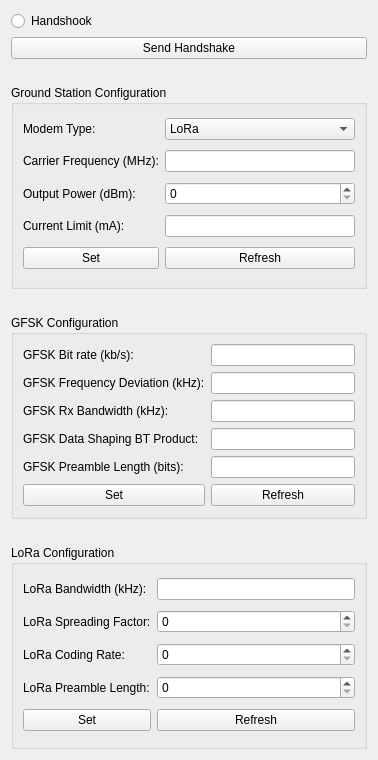
          <widget class="QWidget" name="scrollAreaWidgetContents_2">
           <property name="geometry">
            <rect>
             <x>212</x>
             <y>0</y>
             <width>378</width>
             <height>760</height>
            </rect>
           </property>
           <property name="sizePolicy">
            <sizepolicy hsizetype="Fixed" vsizetype="Fixed">
             <horstretch>0</horstretch>
             <verstretch>0</verstretch>
            </sizepolicy>
           </property>
           <layout class="QGridLayout" name="gridLayout_46">
            <property name="sizeConstraint">
             <enum>QLayout::SetDefaultConstraint</enum>
            </property>
            <item row="0" column="0">
             <widget class="QRadioButton" name="handshookRadioButton">
              <property name="text">
               <string>Handshook</string>
              </property>
              <property name="checkable">
               <bool>true</bool>
              </property>
              <property name="checked">
               <bool>false</bool>
              </property>
             </widget>
            </item>
            <item row="3" column="0">
             <widget class="QGroupBox" name="groupBox">
              <property name="title">
               <string>Ground Station Configuration</string>
              </property>
              <layout class="QGridLayout" name="gridLayout_21">
               <item row="6" column="1">
                <widget class="QLineEdit" name="GroundStationSettings_ConfigCurrentLimitLineEdit"/>
               </item>
               <item row="2" column="1">
                <widget class="QSpinBox" name="GroundStationSettings_ConfigOutputPowerSpinBox"/>
               </item>
               <item row="6" column="0">
                <widget class="QLabel" name="label_4">
                 <property name="text">
                  <string>Current Limit (mA):</string>
                 </property>
                </widget>
               </item>
               <item row="0" column="0">
                <widget class="QLabel" name="label">
                 <property name="text">
                  <string>Modem Type:</string>
                 </property>
                </widget>
               </item>
               <item row="0" column="1">
                <widget class="QComboBox" name="GroundStationSettings_ModemTypeComboBox">
                 <item>
                  <property name="text">
                   <string>LoRa</string>
                  </property>
                 </item>
                 <item>
                  <property name="text">
                   <string>GFSK</string>
                  </property>
                 </item>
                </widget>
               </item>
               <item row="1" column="0">
                <widget class="QLabel" name="label_2">
                 <property name="text">
                  <string>Carrier Frequency (MHz):</string>
                 </property>
                </widget>
               </item>
               <item row="1" column="1">
                <widget class="QLineEdit" name="GroundStationSettings_ConfigCarrierFrequencyLineEdit"/>
               </item>
               <item row="2" column="0">
                <widget class="QLabel" name="label_3">
                 <property name="text">
                  <string>Output Power (dBm):</string>
                 </property>
                </widget>
               </item>
               <item row="7" column="0">
                <widget class="QPushButton" name="GroundStationSettings_ConfigSetButton">
                 <property name="text">
                  <string>Set</string>
                 </property>
                </widget>
               </item>
               <item row="7" column="1">
                <widget class="QPushButton" name="GroundStationSettings_ConfigRefreshButton">
                 <property name="text">
                  <string>Refresh</string>
                 </property>
                </widget>
               </item>
              </layout>
             </widget>
            </item>
            <item row="5" column="0">
             <widget class="QGroupBox" name="groupBox_3">
              <property name="title">
               <string>GFSK Configuration</string>
              </property>
              <layout class="QGridLayout" name="gridLayout_24">
               <item row="0" column="0">
                <widget class="QLabel" name="label_9">
                 <property name="text">
                  <string>GFSK Bit rate (kb/s):</string>
                 </property>
                </widget>
               </item>
               <item row="0" column="1">
                <widget class="QLineEdit" name="GroundStationSettings_GFSKConfigBitRateLineEdit"/>
               </item>
               <item row="1" column="0">
                <widget class="QLabel" name="label_10">
                 <property name="text">
                  <string>GFSK Frequency Deviation (kHz):</string>
                 </property>
                </widget>
               </item>
               <item row="1" column="1">
                <widget class="QLineEdit" name="GroundStationSettings_GFSKConfigFreqDeviationLineEdit"/>
               </item>
               <item row="2" column="0">
                <widget class="QLabel" name="label_11">
                 <property name="text">
                  <string>GFSK Rx Bandwidth (kHz):</string>
                 </property>
                </widget>
               </item>
               <item row="2" column="1">
                <widget class="QLineEdit" name="GroundStationSettings_GFSKConfigRxBandwidthLineEdit"/>
               </item>
               <item row="3" column="0">
                <widget class="QLabel" name="label_12">
                 <property name="text">
                  <string>GFSK Data Shaping BT Product:</string>
                 </property>
                </widget>
               </item>
               <item row="3" column="1">
                <widget class="QLineEdit" name="GroundStationSettings_GFSKConfigDataShapingBTProductLineEdit"/>
               </item>
               <item row="4" column="0">
                <widget class="QLabel" name="label_13">
                 <property name="text">
                  <string>GFSK Preamble Length (bits):</string>
                 </property>
                </widget>
               </item>
               <item row="4" column="1">
                <widget class="QLineEdit" name="GroundStationSettings_GFSKConfigPreambleLengthLineEdit"/>
               </item>
               <item row="5" column="0">
                <widget class="QPushButton" name="GroundStationSettings_GFSKConfigSetButton">
                 <property name="text">
                  <string>Set</string>
                 </property>
                </widget>
               </item>
               <item row="5" column="1">
                <widget class="QPushButton" name="GroundStationSettings_GFSKConfigRefreshButton">
                 <property name="text">
                  <string>Refresh</string>
                 </property>
                </widget>
               </item>
              </layout>
             </widget>
            </item>
            <item row="4" column="0">
             <spacer name="horizontalSpacer_10">
              <property name="orientation">
               <enum>Qt::Horizontal</enum>
              </property>
              <property name="sizeHint" stdset="0">
               <size>
                <width>40</width>
                <height>20</height>
               </size>
              </property>
             </spacer>
            </item>
            <item row="7" column="0">
             <spacer name="horizontalSpacer_9">
              <property name="orientation">
               <enum>Qt::Horizontal</enum>
              </property>
              <property name="sizeHint" stdset="0">
               <size>
                <width>40</width>
                <height>20</height>
               </size>
              </property>
             </spacer>
            </item>
            <item row="8" column="0">
             <widget class="QGroupBox" name="groupBox_2">
              <property name="title">
               <string>LoRa Configuration</string>
              </property>
              <layout class="QGridLayout" name="gridLayout_22">
               <item row="0" column="0">
                <widget class="QLabel" name="label_5">
                 <property name="text">
                  <string>LoRa Bandwidth (kHz):</string>
                 </property>
                </widget>
               </item>
               <item row="1" column="1">
                <widget class="QSpinBox" name="GroundStationSettings_loraConfigurationSpreadingFactorSpinBox"/>
               </item>
               <item row="4" column="0">
                <widget class="QLabel" name="label_8">
                 <property name="text">
                  <string>LoRa Preamble Length:</string>
                 </property>
                </widget>
               </item>
               <item row="3" column="0">
                <widget class="QLabel" name="label_7">
                 <property name="text">
                  <string>LoRa Coding Rate:</string>
                 </property>
                </widget>
               </item>
               <item row="4" column="1">
                <widget class="QSpinBox" name="GroundStationSettings_loraConfigurationPreambleLengthSpinBox"/>
               </item>
               <item row="0" column="1">
                <widget class="QLineEdit" name="GroundStationSettings_loraConfigurationBandwidthLineEdit"/>
               </item>
               <item row="3" column="1">
                <widget class="QSpinBox" name="GroundStationSettings_loraConfigurationCodingRateSpinBox"/>
               </item>
               <item row="1" column="0">
                <widget class="QLabel" name="label_6">
                 <property name="text">
                  <string>LoRa Spreading Factor:</string>
                 </property>
                </widget>
               </item>
               <item row="5" column="0">
                <widget class="QPushButton" name="GroundStationSettings_loraSetButton">
                 <property name="text">
                  <string>Set</string>
                 </property>
                </widget>
               </item>
               <item row="5" column="1">
                <widget class="QPushButton" name="GroundStationSettings_loraRefreshButton">
                 <property name="text">
                  <string>Refresh</string>
                 </property>
                </widget>
               </item>
              </layout>
             </widget>
            </item>
            <item row="1" column="0">
             <widget class="QPushButton" name="handshakeSendButton">
              <property name="text">
               <string>Send Handshake</string>
              </property>
             </widget>
            </item>
            <item row="2" column="0">
             <spacer name="horizontalSpacer_19">
              <property name="orientation">
               <enum>Qt::Horizontal</enum>
              </property>
              <property name="sizeHint" stdset="0">
               <size>
                <width>40</width>
                <height>20</height>
               </size>
              </property>
             </spacer>
            </item>
           </layout>
          </widget>
